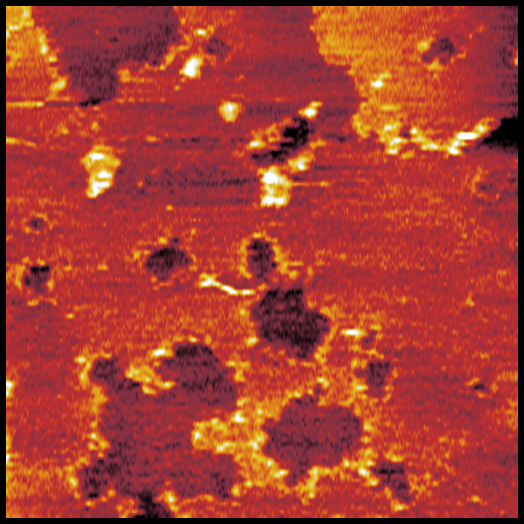
#> input picture ExampleData/X2_T5S180035.png, 1048 x 1048 px (shown at 1/2 size)
$ python main.py
#> lines starting #> are read from the running program, lines starting #| are printed output that depends on the picture
#> the answer given: ExampleData
### afm_tracker/loader.py
"""Load AFM image sequences and locate optional metadata sidecars."""

from __future__ import annotations

import os
from datetime import datetime
from pathlib import Path
from typing import List, Optional, Tuple

import cv2


def find_ibw_sidecar(png_path: Path) -> Optional[Path]:
    """Return the IBW file that shares a stem with ``png_path``.

    Some export pipelines flip the case of the extension when copying files
    between systems, so we perform a case-insensitive search that still prefers
    the straightforward ``.ibw`` match when available.  A number of AFM export
    tools also prepend resolution information to the PNG filename (for
    example ``1024px_250nm_``) while keeping the raw data sidecar named only
    with the acquisition identifier (``X2_T5S180016.ibw``).  To support these
    mixed naming schemes we progressively strip leading underscore-delimited
    tokens from the PNG stem until we find a matching IBW sibling.
    """

    primary = png_path.with_suffix(".ibw")
    if primary.exists():
        return primary

    alt = png_path.with_suffix(".IBW")
    if alt.exists():
        return alt

    png_stem = png_path.stem
    png_lower = png_stem.lower()
    candidates: List[Tuple[int, Path]] = []

    for sibling in png_path.parent.iterdir():
        if sibling.suffix.lower() != ".ibw":
            continue

        sib_stem = sibling.stem
        sib_lower = sib_stem.lower()
        if sib_lower == png_lower:
            return sibling

        if png_lower.endswith(sib_lower):
            candidates.append((len(sib_lower), sibling))
        elif sib_lower.endswith(png_lower):
            candidates.append((len(png_lower), sibling))

    if candidates:
        # Prefer the longest overlap with the PNG stem so we pick the most
        # specific match when multiple sidecars exist.
        candidates.sort(key=lambda item: item[0], reverse=True)
        return candidates[0][1]

    return None


def load_image_series(image_folder: Path):
    """Load grayscale PNG images, timestamps, and the nm-per-pixel scale."""
    images: List = []
    image_files: List[Path] = []
    timestamps: List[datetime] = []
    nm_per_pixel = None

    png_files = sorted(image_folder.glob("*.png"))
    if not png_files:
        return images, image_files, timestamps, nm_per_pixel

    for png_file in png_files:
        parts = png_file.name.split("_")
        if "nm" in png_file.name:
            for part in parts:
                if "nm" in part:
                    nm_value = part.replace("nm", "")
                    try:
                        if "px" in parts[0]:
                            px_value = float(parts[0].replace("px", ""))
                        else:
                            px_value = 1024
                        nm_per_pixel = float(nm_value) / px_value
                    except Exception:
                        pass
                    break
        img = cv2.imread(str(png_file), cv2.IMREAD_GRAYSCALE)
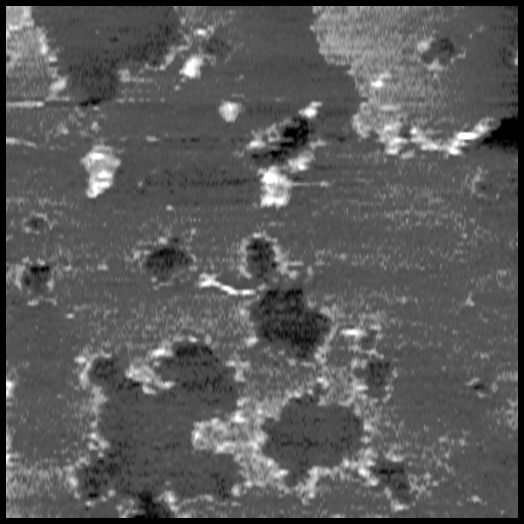
#> img: shape (1048, 1048) (shown at 1/2 size); min 0, max 255, mean 90.7
        if img is not None:
            images.append(img)
            image_files.append(png_file)

            # Prefer the timestamp from the paired IBW metadata file, if available.
            ibw_path = find_ibw_sidecar(png_file)

            if ibw_path is not None:
                stat = ibw_path.stat()
                timestamp = getattr(stat, "st_mtime_ns", None)
                if timestamp is not None:
                    timestamp /= 1e9
                else:
                    timestamp = stat.st_mtime
            else:
                timestamp = os.path.getmtime(png_file)

            timestamps.append(datetime.fromtimestamp(timestamp))
#> pass 2 of the loop in load_image_series, `for png_file in png_files:`:
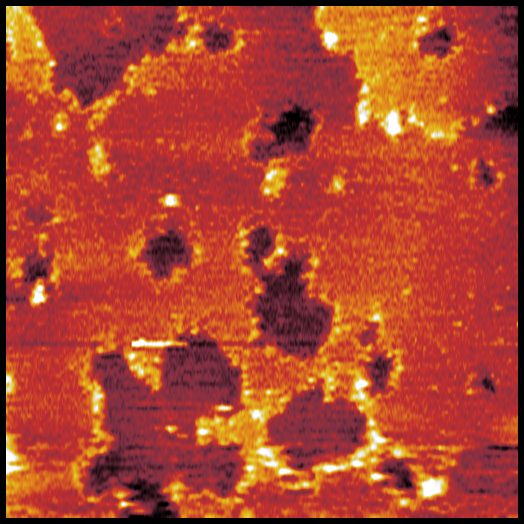
#> input picture ExampleData/X2_T5S180036.png, 1048 x 1048 px (shown at 1/2 size)
#> in load_image_series, `img = cv2.imread(str(png_file), cv2.IMREAD_GRAYSCALE)`:
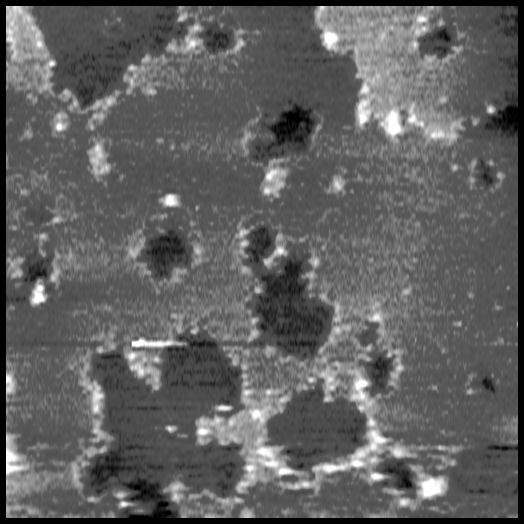
#> img: shape (1048, 1048) (shown at 1/2 size); min 0, max 255, mean 96.1

    if nm_per_pixel is None and images:
        nm_per_pixel = 250.0 / 1024.0
    return images, image_files, timestamps, nm_per_pixel

### afm_tracker/gui.py
"""Interactive Matplotlib GUI for tracking AFM corrosion pits."""

from __future__ import annotations

import warnings
from dataclasses import dataclass
from datetime import datetime
from pathlib import Path
from typing import Dict, List, Optional

import cv2
import matplotlib
import numpy as np
import pandas as pd
from matplotlib.lines import Line2D
from matplotlib.path import Path as MplPath
from matplotlib.widgets import Button, LassoSelector, Slider
from skimage import morphology

from .alignment import align_contour_to_gradient
from .detection import DetectionMixin
from .loader import find_ibw_sidecar, load_image_series
from .profile import extract_pit_profile
from .tracking import TrackingMixin
from .utils import (
    contains,
    iou,
    mask_from_contour,
    mask_to_closed_contour,
    point_in_contour,
)

warnings.filterwarnings("ignore")
matplotlib.use("TkAgg")
import matplotlib.pyplot as plt


@dataclass
class InteractiveState:
    """Mutable state container for the interactive drawing tools."""

    lasso: Optional[LassoSelector] = None
    circle_press: Optional[tuple] = None
    circle_artist: Optional[Line2D] = None
    manual_active: bool = False
    manual_pts: Optional[List[tuple]] = None
    cid_press: Optional[int] = None
    cid_release: Optional[int] = None
    cid_motion: Optional[int] = None


class SmartPitTracker(DetectionMixin, TrackingMixin):
    """Matplotlib-based GUI for curating and analysing corrosion pits."""

    def __init__(self, image_folder: Optional[str] = None):
        """Load image data and initialise GUI state."""

        if image_folder is None:
            try:
                import tkinter as tk
                from tkinter import filedialog

                root = tk.Tk()
                root.withdraw()
                image_folder = filedialog.askdirectory(title="Select folder containing AFM images")
                root.destroy()
                if not image_folder:
                    print("No folder selected. Exiting.")
                    self.images = []
                    return
            except Exception:
                print("Please provide a folder path containing the AFM images")
                self.images = []
                return

        self.image_folder = Path(image_folder)
        (
            self.images,
            self.image_files,
            self.timestamps,
            self.nm_per_pixel,
        ) = load_image_series(self.image_folder)
#> self.images = 2 items; self.image_files = 2 items; self.timestamps = 2 items; self.nm_per_pixel = 0.244

        if not self.images:
            print(f"No PNG files found in {self.image_folder}")
            return

        if self.nm_per_pixel is None:
            self.nm_per_pixel = 250.0 / 1024.0
            print(f"Using default scale: {self.nm_per_pixel:.3f} nm/pixel")

        print(f"Loaded {len(self.images)} images")
#| Loaded 2 images
        self.pits: Dict[int, Dict[int, np.ndarray]] = {}
        self.pit_profiles: Dict[int, dict] = {}
        self.pit_lineage: Dict[int, Dict[int, List[int]]] = {}
        self.current_image_idx = 0
        self.selected_pit_ids: List[int] = []
        self.next_pit_id = 0
        self.fig: Optional[plt.Figure] = None
        self.ax: Optional[plt.Axes] = None
        self.mode = "select"
        self.trace_method = 0
        self.state = InteractiveState(manual_pts=[])
        self.large_pit_mode = False
        self.detection_blur_sigma = 1.6
        self.pinch_distance_px = 3.0
        self.curvature_weight = 0.0

    # ------------------------------------------------------------------
    # Basic geometry helpers (wrappers around utils)
    # ------------------------------------------------------------------
    # [14 lines left out: functions iou, contains, point_in_contour, not called in this run]

    # ------------------------------------------------------------------
    # GUI setup
    # ------------------------------------------------------------------
    def run_interactive_gui(self):
        """Construct the Matplotlib interface and attach event handlers."""

        if not self.images:
            print("No images to display!")
            return

        print("\n" + "=" * 70)
        print("AFM PIT TRACKING - Manual, Smart, and Interactive Tools")
        print("=" * 70)

        plt.ion()
        self.fig = plt.figure(figsize=(15, 10))
        self.ax = self.fig.add_subplot(111)
        self.fig.subplots_adjust(bottom=0.42)

        # Buttons row 1
        ax_add = plt.axes([0.06, 0.34, 0.10, 0.05])
        ax_refit = plt.axes([0.18, 0.34, 0.10, 0.05])
        ax_delete = plt.axes([0.30, 0.34, 0.10, 0.05])
        ax_auto = plt.axes([0.42, 0.34, 0.12, 0.05])
        ax_clear = plt.axes([0.56, 0.34, 0.10, 0.05])
        ax_confirm = plt.axes([0.68, 0.34, 0.10, 0.05])

        # Buttons row 2
        ax_prev = plt.axes([0.06, 0.26, 0.10, 0.05])
        ax_next = plt.axes([0.18, 0.26, 0.10, 0.05])
        ax_lasso = plt.axes([0.30, 0.26, 0.10, 0.05])
        ax_circle = plt.axes([0.42, 0.26, 0.12, 0.05])
        ax_manual = plt.axes([0.56, 0.26, 0.12, 0.05])

        # Buttons row 3 (advanced tools)
        ax_align = plt.axes([0.06, 0.18, 0.12, 0.05])
        ax_select_all = plt.axes([0.20, 0.18, 0.12, 0.05])
        ax_large_mode = plt.axes([0.34, 0.18, 0.20, 0.05])

        # Sliders row
        ax_sigma = plt.axes([0.06, 0.10, 0.26, 0.035])
        ax_pinch = plt.axes([0.34, 0.10, 0.26, 0.035])
        ax_curvature = plt.axes([0.62, 0.10, 0.26, 0.035])

        ax_execute = plt.axes([0.06, 0.02, 0.88, 0.06])

        self.btn_add = Button(ax_add, "Add Mode")
        self.btn_refit = Button(ax_refit, "Refit+")
        self.btn_delete = Button(ax_delete, "Delete")
        self.btn_auto = Button(ax_auto, "Auto Similar")
        self.btn_clear = Button(ax_clear, "Clear Sel")
        self.btn_confirm = Button(ax_confirm, "Confirm")

        self.btn_prev = Button(ax_prev, "\u2190 Prev")
        self.btn_next = Button(ax_next, "Next \u2192")
        self.btn_lasso = Button(ax_lasso, "Lasso")
        self.btn_circle = Button(ax_circle, "Circle ROI")
        self.btn_manual = Button(ax_manual, "Manual Trace")
        self.btn_align = Button(ax_align, "Align Edge")
        self.btn_select_all = Button(ax_select_all, "Select All")
        self.btn_large_mode = Button(ax_large_mode, "Large Fit: Off")
        self.btn_execute = Button(
            ax_execute,
            "EXECUTE ANALYSIS",
            color="#2d6a4f",
            hovercolor="#40916c",
        )
        self.blur_slider = Slider(
            ax_sigma,
            "Blur σ",
            valmin=0.0,
            valmax=5.0,
            valinit=getattr(self, "detection_blur_sigma", 1.6),
            valstep=0.1,
        )
        self.pinch_slider = Slider(
            ax_pinch,
            "Pinch px",
            valmin=0.0,
            valmax=12.0,
            valinit=getattr(self, "pinch_distance_px", 3.0),
            valstep=0.5,
        )
        self.curvature_slider = Slider(
            ax_curvature,
            "Curv λ",
            valmin=0.0,
            valmax=1.0,
            valinit=getattr(self, "curvature_weight", 0.0),
            valstep=0.05,
        )

        self.btn_add.on_clicked(self.toggle_add_mode)
        self.btn_refit.on_clicked(self.refit_selected_robust)
        self.btn_delete.on_clicked(self.delete_selected)
        self.btn_auto.on_clicked(self.auto_detect_similar)
        self.btn_clear.on_clicked(self.clear_selection)
        self.btn_confirm.on_clicked(self.confirm_frame)
        self.btn_prev.on_clicked(self.prev_frame)
        self.btn_next.on_clicked(self.next_frame)
        self.btn_lasso.on_clicked(self.activate_lasso)
        self.btn_circle.on_clicked(self.activate_circle)
        self.btn_manual.on_clicked(self.activate_manual)
        self.btn_align.on_clicked(self.align_selected_edges)
        self.btn_select_all.on_clicked(self.select_all_pits)
        self.btn_large_mode.on_clicked(self.toggle_large_fit_mode)
        self.btn_execute.on_clicked(self.execute_analysis)
        self.blur_slider.on_changed(self._on_blur_sigma_change)
        self.pinch_slider.on_changed(self._on_pinch_radius_change)
        self.curvature_slider.on_changed(self._on_curvature_weight_change)

        self.display_current_image()
        self.fig.canvas.mpl_connect("button_press_event", self.on_click)

        print(
            "\nINSTRUCTIONS (tools): Lasso/Circle/Manual create pits from your input. "
            "Auto Similar scans for more like your seeds. Align Edge snaps the boundary to the strongest nearby slope. "
            "Toggle Large Fit when working with bigger pits."
        )
        plt.show(block=True)
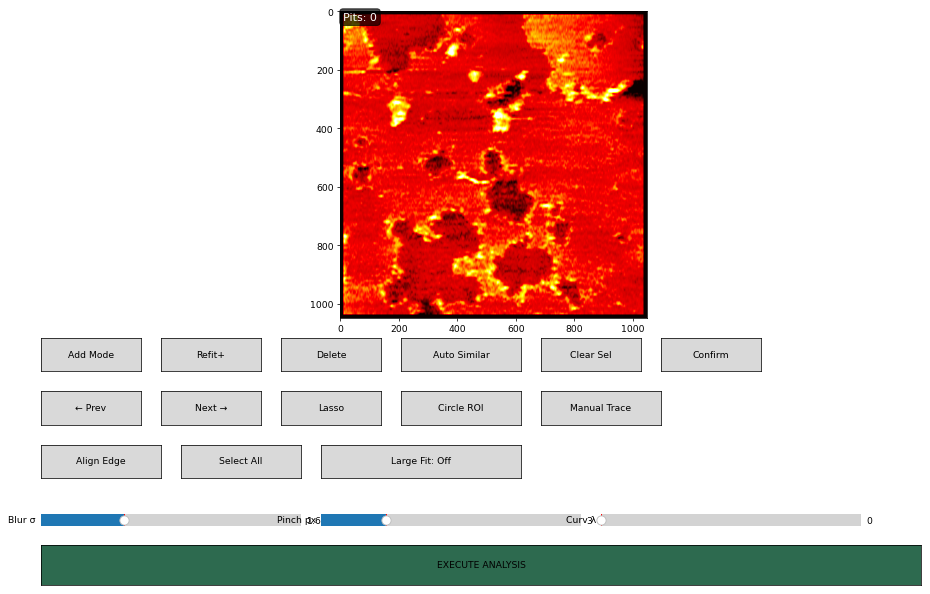
#> figure drawn by matplotlib, 4 panels

    # ------------------------------------------------------------------
    # Display helpers
    # ------------------------------------------------------------------
    def display_current_image(self):
        """Refresh the figure canvas for the current frame and overlays."""

        if self.ax is None:
            return
        self.ax.clear()
        self.ax.imshow(self.images[self.current_image_idx], cmap="hot")

        if self.current_image_idx in self.pits:
            for pit_id, contour in self.pits[self.current_image_idx].items():
                color = "yellow" if pit_id in self.selected_pit_ids else "cyan"
                lw = 3 if pit_id in self.selected_pit_ids else 2
                self.ax.plot(contour[:, 1], contour[:, 0], color=color, linewidth=lw)

        self.ax.set_xlim(0, self.images[0].shape[1])
        self.ax.set_ylim(self.images[0].shape[0], 0)

        info_text = f"Pits: {len(self.pits.get(self.current_image_idx, {}))}"
        if self.selected_pit_ids:
            info_text += f" | Selected: {len(self.selected_pit_ids)}"
        if self.large_pit_mode:
            info_text += " | Large Fit"
        self.ax.text(
            10,
            30,
            info_text,
            color="white",
            fontsize=12,
            bbox=dict(boxstyle="round,pad=0.3", facecolor="black", alpha=0.7),
        )
        plt.draw()

    # ------------------------------------------------------------------
    # Mode toggles
    # ------------------------------------------------------------------
    # [1149 lines left out: functions toggle_add_mode, activate_lasso, activate_circle, activate_manual, _deactivate_tools, _on_lasso_select and 34 more, not called in this run]

### main.py
"""Entry point for launching the AFM corrosion pit tracker GUI."""

from afm_tracker import SmartPitTracker


def main():
    """Start the interactive tracker and keep the CLI output tidy."""
    tracker = SmartPitTracker()
    if tracker.images:
        tracker.run_interactive_gui()
        print("\nAnalysis complete!")
    else:
        print("No images loaded. Exiting.")


if __name__ == "__main__":
    main()
